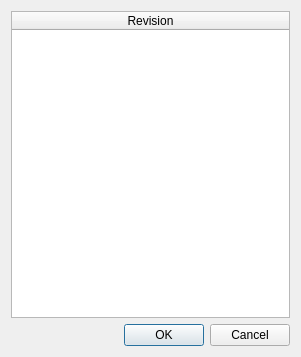
<?xml version="1.0" encoding="UTF-8"?>
<ui version="4.0">
 <class>CFileObjectCollectionRevisionDialog</class>
 <widget class="QDialog" name="CFileObjectCollectionRevisionDialog">
  <property name="geometry">
   <rect>
    <x>0</x>
    <y>0</y>
    <width>301</width>
    <height>357</height>
   </rect>
  </property>
  <property name="windowTitle">
   <string>Dialog</string>
  </property>
  <layout class="QVBoxLayout" name="verticalLayout">
   <item>
    <widget class="QTableWidget" name="Revisions">
     <property name="columnCount">
      <number>1</number>
     </property>
     <attribute name="horizontalHeaderStretchLastSection">
      <bool>true</bool>
     </attribute>
     <column>
      <property name="text">
       <string>Revision</string>
      </property>
     </column>
    </widget>
   </item>
   <item>
    <widget class="QDialogButtonBox" name="ButtonBox">
     <property name="orientation">
      <enum>Qt::Horizontal</enum>
     </property>
     <property name="standardButtons">
      <set>QDialogButtonBox::Cancel|QDialogButtonBox::Ok</set>
     </property>
     <property name="centerButtons">
      <bool>false</bool>
     </property>
    </widget>
   </item>
  </layout>
 </widget>
 <resources/>
 <connections>
  <connection>
   <sender>ButtonBox</sender>
   <signal>accepted()</signal>
   <receiver>CFileObjectCollectionRevisionDialog</receiver>
   <slot>accept()</slot>
   <hints>
    <hint type="sourcelabel">
     <x>248</x>
     <y>254</y>
    </hint>
    <hint type="destinationlabel">
     <x>157</x>
     <y>274</y>
    </hint>
   </hints>
  </connection>
  <connection>
   <sender>ButtonBox</sender>
   <signal>rejected()</signal>
   <receiver>CFileObjectCollectionRevisionDialog</receiver>
   <slot>reject()</slot>
   <hints>
    <hint type="sourcelabel">
     <x>316</x>
     <y>260</y>
    </hint>
    <hint type="destinationlabel">
     <x>286</x>
     <y>274</y>
    </hint>
   </hints>
  </connection>
 </connections>
</ui>
